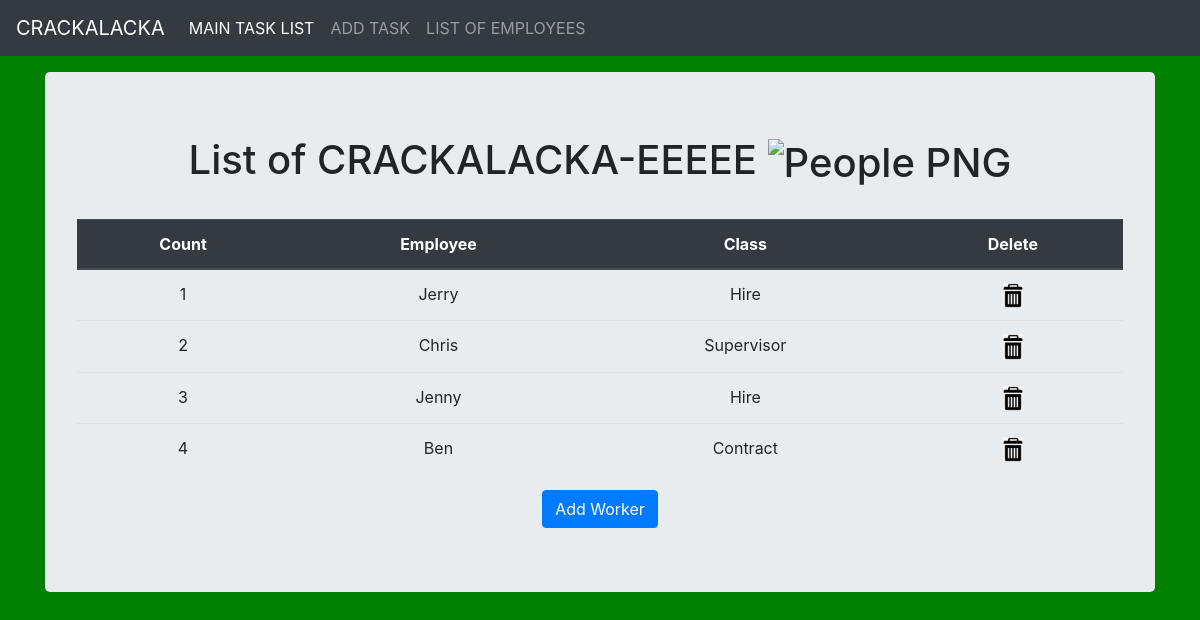
/list_workers/, run on the app's committed database.
### tasktrackerApp/models.py (models this page shows, shortened)
class Worker(models.Model):
    name = models.CharField(max_length=100)
    level = models.CharField(max_length=100, choices=level_choice)

### tasktrackerApp/views.py (the view)
# urls.py: path('list_workers/', views.list_workers, name='list_workers'),
def list_workers(request):
    title = "List of CRACKALACKA-EEEEE"
    queryset = Worker.objects.all()
    context = {'title': title, 'queryset': queryset}
    return render(request, 'tasktrackerApp/list_workers.html', context)

### templates/tasktrackerApp/list_workers.html
{% extends 'tasktrackerApp/base.html' %}
{% load static %}
{% load crispy_forms_tags %}
{% block bodyblock%}
<div class="jumbotron" align="center">
  <h1>{{title}} <img src="{% static 'img/people.png' %}" alt="People PNG" width=100px> </h1><br>
  <table class='table'>
    <thead class='thead-dark'>
      <tr>
        <th>Count</th>
        <th>Employee</th>
        <th>Class</th>
        <th>Delete</th>
      </tr>
    </thead>
    {% for row in queryset %}
    <tr>
      <td>{{ forloop.counter }}</td>
      <td>{{row.name}}</td>
      <td>{{row.level}}</td>
      <td><a href="{% url 'tasktrackerApp:delete_worker' row.id %}"> <img src="{% static 'img/delete.png' %}" alt="DELETE" width=20px></a></td>
    </tr>
    {% endfor %}
  </table>
  <a href="/add_worker"><button type="button" name="button" class="btn btn-primary mybutton">Add Worker</button></a>
{% endblock%}

### static/css/master.css (style rules this page uses)
body { background: green; }
.table { text-align: center; }

### templates/tasktrackerApp/base.html (style rules this page uses)
body { min-height: 75rem; padding-top: 4.5rem; }

### data on the page
Worker: name "Jerry", level "Hire"
Worker: name "Chris", level "Supervisor"
Worker: name "Jenny", level "Hire"
Worker: name "Ben", level "Contract"

### other printed values
{{ title }} "List of CRACKALACKA-EEEEE"
